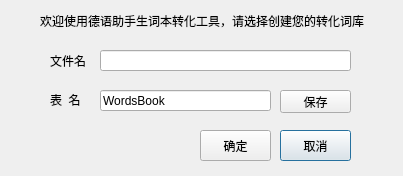
<?xml version="1.0" encoding="UTF-8"?>
<ui version="4.0">
 <class>StartDialog</class>
 <widget class="QDialog" name="StartDialog">
  <property name="geometry">
   <rect>
    <x>0</x>
    <y>0</y>
    <width>403</width>
    <height>176</height>
   </rect>
  </property>
  <property name="windowTitle">
   <string>Dialog</string>
  </property>
  <property name="windowIcon">
   <iconset resource="rc.qrc">
    <normaloff>:/new/prefix1/RC/Refresh.ico</normaloff>:/new/prefix1/RC/Refresh.ico</iconset>
  </property>
  <widget class="QLabel" name="label">
   <property name="geometry">
    <rect>
     <x>50</x>
     <y>50</y>
     <width>41</width>
     <height>21</height>
    </rect>
   </property>
   <property name="text">
    <string>文件名</string>
   </property>
  </widget>
  <widget class="QLineEdit" name="fileNamelineEdit">
   <property name="geometry">
    <rect>
     <x>100</x>
     <y>50</y>
     <width>251</width>
     <height>21</height>
    </rect>
   </property>
   <property name="text">
    <string/>
   </property>
  </widget>
  <widget class="QLineEdit" name="tableNamelineEdit">
   <property name="geometry">
    <rect>
     <x>100</x>
     <y>90</y>
     <width>171</width>
     <height>21</height>
    </rect>
   </property>
   <property name="text">
    <string>WordsBook</string>
   </property>
   <property name="readOnly">
    <bool>true</bool>
   </property>
  </widget>
  <widget class="QLabel" name="tableNamelabel">
   <property name="geometry">
    <rect>
     <x>50</x>
     <y>90</y>
     <width>41</width>
     <height>20</height>
    </rect>
   </property>
   <property name="text">
    <string>表  名</string>
   </property>
  </widget>
  <widget class="QLabel" name="willkommenlabel">
   <property name="geometry">
    <rect>
     <x>40</x>
     <y>10</y>
     <width>331</width>
     <height>21</height>
    </rect>
   </property>
   <property name="text">
    <string>欢迎使用德语助手生词本转化工具，请选择创建您的转化词库</string>
   </property>
  </widget>
  <widget class="QPushButton" name="quitButton">
   <property name="geometry">
    <rect>
     <x>280</x>
     <y>130</y>
     <width>71</width>
     <height>31</height>
    </rect>
   </property>
   <property name="text">
    <string>取消</string>
   </property>
   <property name="icon">
    <iconset resource="rc.qrc">
     <normaloff>:/new/prefix1/RC/Cancel.ico</normaloff>:/new/prefix1/RC/Cancel.ico</iconset>
   </property>
  </widget>
  <widget class="QPushButton" name="saveButton">
   <property name="geometry">
    <rect>
     <x>280</x>
     <y>90</y>
     <width>71</width>
     <height>23</height>
    </rect>
   </property>
   <property name="text">
    <string>保存</string>
   </property>
   <property name="icon">
    <iconset resource="rc.qrc">
     <normaloff>:/new/prefix1/RC/Save.ico</normaloff>:/new/prefix1/RC/Save.ico</iconset>
   </property>
  </widget>
  <widget class="QPushButton" name="acceptButton">
   <property name="geometry">
    <rect>
     <x>200</x>
     <y>130</y>
     <width>71</width>
     <height>31</height>
    </rect>
   </property>
   <property name="text">
    <string>确定</string>
   </property>
   <property name="icon">
    <iconset resource="rc.qrc">
     <normaloff>:/new/prefix1/RC/Ok.ico</normaloff>:/new/prefix1/RC/Ok.ico</iconset>
   </property>
  </widget>
 </widget>
 <resources>
  <include location="rc.qrc"/>
 </resources>
 <connections/>
</ui>
